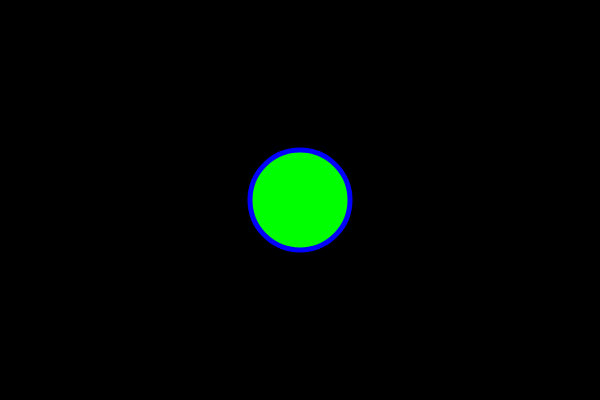
Frame 1 (no input)
Frame 60 (no input): identical to frame 1, image omitted
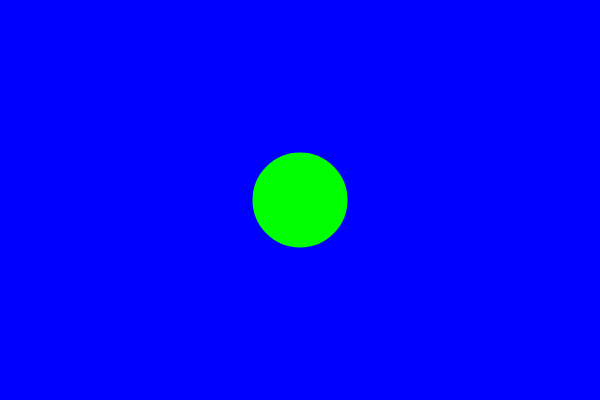
Frame 120 (the mouse pressed at the canvas centre since frame 60)

The p5.js sketch that drew these frames (run headless with seeded random() and noise() and a simulated clock; from frame 60 on, the mouse is pressed at the canvas centre):

// p5.js sketch
// ── sketch.js
let on = false;

function setup() {
  createCanvas(600, 400);
}

function draw() {
  if (on) {
    background(0,0,255);
  } else {
    background(0);
  }
  fill(0,255,0);
  stroke(0,0,255);
  strokeWeight(5)
  circle(300,200,100);
}
  
  function mousePressed() {
    if (mouseX > 250 && mouseX < 350 && mouseY < 250) {
  on = !on;
    }
   
}


// If you mouse click the center of the circle the background will change color.
// Practicing Boolean Varibles for Self Practice
